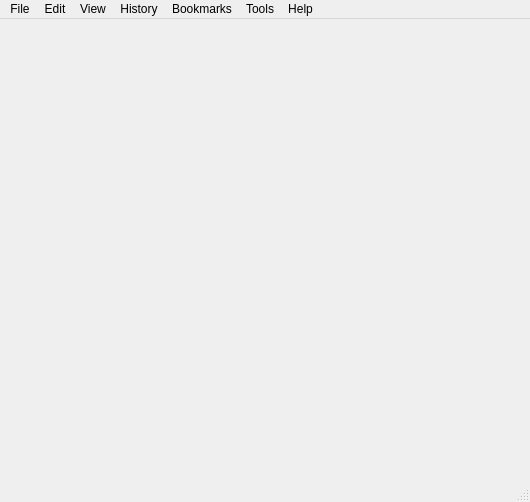
<?xml version="1.0" encoding="UTF-8"?>
<ui version="4.0">
 <class>MainWindow</class>
 <widget class="QMainWindow" name="MainWindow">
  <property name="geometry">
   <rect>
    <x>0</x>
    <y>0</y>
    <width>530</width>
    <height>502</height>
   </rect>
  </property>
  <property name="minimumSize">
   <size>
    <width>530</width>
    <height>502</height>
   </size>
  </property>
  <property name="maximumSize">
   <size>
    <width>530</width>
    <height>502</height>
   </size>
  </property>
  <property name="windowTitle">
   <string>MainWindow</string>
  </property>
  <property name="tabShape">
   <enum>QTabWidget::Rounded</enum>
  </property>
  <widget class="QWidget" name="centralWidget"/>
  <widget class="QMenuBar" name="menuBar">
   <property name="geometry">
    <rect>
     <x>0</x>
     <y>0</y>
     <width>530</width>
     <height>25</height>
    </rect>
   </property>
   <widget class="QMenu" name="menuFile">
    <property name="title">
     <string>File</string>
    </property>
    <addaction name="actionNew_Tab"/>
    <addaction name="actionNew_Window"/>
    <addaction name="actionNew_Private_Window"/>
    <addaction name="separator"/>
    <addaction name="actionOpenFile"/>
    <addaction name="separator"/>
    <addaction name="actionSave_Page_As"/>
    <addaction name="separator"/>
    <addaction name="actionPrint_Preview"/>
    <addaction name="actionPrint"/>
    <addaction name="separator"/>
    <addaction name="actionQuit"/>
   </widget>
   <widget class="QMenu" name="menuEdit">
    <property name="title">
     <string>Edit</string>
    </property>
    <addaction name="actionUndo"/>
    <addaction name="actionRedo"/>
    <addaction name="separator"/>
    <addaction name="actionCut"/>
    <addaction name="actionCopy"/>
    <addaction name="actionPaste"/>
    <addaction name="actionDelete"/>
    <addaction name="separator"/>
    <addaction name="actionSelect_All"/>
    <addaction name="separator"/>
    <addaction name="actionFind_Replace"/>
   </widget>
   <widget class="QMenu" name="menuView">
    <property name="title">
     <string>View</string>
    </property>
    <widget class="QMenu" name="menuPage_Look">
     <property name="enabled">
      <bool>false</bool>
     </property>
     <property name="title">
      <string>Page Look</string>
     </property>
     <addaction name="actionNo_Style"/>
     <addaction name="actionBasic"/>
    </widget>
    <widget class="QMenu" name="menuZoom">
     <property name="title">
      <string>Zoom</string>
     </property>
     <addaction name="actionZoom_In"/>
     <addaction name="actionZoom_Out"/>
     <addaction name="separator"/>
     <addaction name="actionReset"/>
    </widget>
    <addaction name="actionToolbars"/>
    <addaction name="actionSidebars"/>
    <addaction name="separator"/>
    <addaction name="menuZoom"/>
    <addaction name="menuPage_Look"/>
    <addaction name="separator"/>
    <addaction name="actionZoom_Text_Only"/>
    <addaction name="actionFull_Screen"/>
   </widget>
   <widget class="QMenu" name="menuHistory">
    <property name="title">
     <string>History</string>
    </property>
    <addaction name="actionShow_History"/>
    <addaction name="actionClear_Recent_History"/>
    <addaction name="separator"/>
    <addaction name="actionRestore_Previous_Session"/>
    <addaction name="actionRecently_Closed_Tabs"/>
   </widget>
   <widget class="QMenu" name="menuBookmarks">
    <property name="title">
     <string>Bookmarks</string>
    </property>
   </widget>
   <widget class="QMenu" name="menuTools">
    <property name="title">
     <string>Tools</string>
    </property>
    <widget class="QMenu" name="menuSpecial_Tools">
     <property name="title">
      <string>Special Tools</string>
     </property>
     <addaction name="actionScheduled_Shutdown_Timer"/>
     <addaction name="actionIP_Finder"/>
     <addaction name="actionTake_Screenshot"/>
     <addaction name="actionTransparent_View"/>
     <addaction name="actionVirtual_Keyboard"/>
    </widget>
    <widget class="QMenu" name="menuWeb_Developer">
     <property name="title">
      <string>Web Developer</string>
     </property>
     <addaction name="actionPage_Source"/>
     <addaction name="actionWeb_Console"/>
    </widget>
    <addaction name="actionDownloads"/>
    <addaction name="separator"/>
    <addaction name="actionEnable_Free_Page_Editor"/>
    <addaction name="separator"/>
    <addaction name="menuWeb_Developer"/>
    <addaction name="menuSpecial_Tools"/>
   </widget>
   <widget class="QMenu" name="menuHelp">
    <property name="title">
     <string>Help</string>
    </property>
    <addaction name="actionHelp"/>
    <addaction name="separator"/>
    <addaction name="actionShortcuts"/>
    <addaction name="separator"/>
    <addaction name="actionFeedback"/>
    <addaction name="separator"/>
    <addaction name="actionAbout_Aurora"/>
   </widget>
   <addaction name="menuFile"/>
   <addaction name="menuEdit"/>
   <addaction name="menuView"/>
   <addaction name="menuHistory"/>
   <addaction name="menuBookmarks"/>
   <addaction name="menuTools"/>
   <addaction name="menuHelp"/>
  </widget>
  <widget class="QStatusBar" name="statusBar"/>
  <action name="actionOpenFile">
   <property name="text">
    <string>Open File</string>
   </property>
  </action>
  <action name="actionQuit">
   <property name="text">
    <string>Quit</string>
   </property>
  </action>
  <action name="actionNew_Tab">
   <property name="text">
    <string>New Tab</string>
   </property>
   <property name="visible">
    <bool>false</bool>
   </property>
  </action>
  <action name="actionNew_Window">
   <property name="text">
    <string>New Window</string>
   </property>
  </action>
  <action name="actionFull_Screen">
   <property name="text">
    <string>Full Screen</string>
   </property>
  </action>
  <action name="actionVirtual_Keyboard">
   <property name="text">
    <string>Virtual-Keyboard</string>
   </property>
  </action>
  <action name="actionDownloads">
   <property name="enabled">
    <bool>false</bool>
   </property>
   <property name="text">
    <string>Downloads</string>
   </property>
  </action>
  <action name="actionScheduled_Shutdown_Timer">
   <property name="text">
    <string>Scheduled Shutdown Timer</string>
   </property>
  </action>
  <action name="actionIP_Finder">
   <property name="text">
    <string>IP-Finder</string>
   </property>
  </action>
  <action name="actionUndo">
   <property name="text">
    <string>Undo</string>
   </property>
  </action>
  <action name="actionRedo">
   <property name="text">
    <string>Redo</string>
   </property>
  </action>
  <action name="actionCut">
   <property name="text">
    <string>Cut</string>
   </property>
  </action>
  <action name="actionCopy">
   <property name="text">
    <string>Copy</string>
   </property>
  </action>
  <action name="actionPaste">
   <property name="text">
    <string>Paste</string>
   </property>
  </action>
  <action name="actionDelete">
   <property name="text">
    <string>Delete</string>
   </property>
  </action>
  <action name="actionFind_Replace">
   <property name="enabled">
    <bool>false</bool>
   </property>
   <property name="text">
    <string>Find/Replace</string>
   </property>
  </action>
  <action name="actionSelect_All">
   <property name="text">
    <string>Select All</string>
   </property>
  </action>
  <action name="actionToolbars">
   <property name="checkable">
    <bool>true</bool>
   </property>
   <property name="text">
    <string>Toolbar</string>
   </property>
  </action>
  <action name="actionSidebars">
   <property name="checkable">
    <bool>true</bool>
   </property>
   <property name="enabled">
    <bool>true</bool>
   </property>
   <property name="text">
    <string>Sidebar</string>
   </property>
  </action>
  <action name="actionNo_Style">
   <property name="checkable">
    <bool>true</bool>
   </property>
   <property name="text">
    <string>No-Style</string>
   </property>
  </action>
  <action name="actionBasic">
   <property name="checkable">
    <bool>true</bool>
   </property>
   <property name="text">
    <string>Basic Style</string>
   </property>
  </action>
  <action name="actionZoom_In">
   <property name="text">
    <string>Zoom In</string>
   </property>
  </action>
  <action name="actionZoom_Out">
   <property name="text">
    <string>Zoom Out</string>
   </property>
  </action>
  <action name="actionReset">
   <property name="text">
    <string>Reset</string>
   </property>
  </action>
  <action name="actionHelp">
   <property name="text">
    <string>Creation Help</string>
   </property>
  </action>
  <action name="actionTour">
   <property name="text">
    <string>Creation Tour</string>
   </property>
  </action>
  <action name="actionShortcuts">
   <property name="text">
    <string>Creation Shortcuts</string>
   </property>
  </action>
  <action name="actionFeedback">
   <property name="text">
    <string>Send Feedback</string>
   </property>
  </action>
  <action name="actionAbout_Aurora">
   <property name="text">
    <string>About Creation</string>
   </property>
  </action>
  <action name="actionEnable_Smart_Shortcuts">
   <property name="text">
    <string>Enable Smart Shortcuts</string>
   </property>
  </action>
  <action name="action_3">
   <property name="text">
    <string>Enable Free Page Editor</string>
   </property>
  </action>
  <action name="actionEnable_Free_Page_Editor">
   <property name="checkable">
    <bool>true</bool>
   </property>
   <property name="text">
    <string>Enable Content Editor</string>
   </property>
  </action>
  <action name="actionView_Source">
   <property name="text">
    <string>Page Source</string>
   </property>
  </action>
  <action name="actionPage_Source">
   <property name="text">
    <string>Page Source</string>
   </property>
  </action>
  <action name="actionSave_Page_As">
   <property name="text">
    <string>Save Page As</string>
   </property>
   <property name="visible">
    <bool>false</bool>
   </property>
  </action>
  <action name="actionZoom_Text_Only">
   <property name="checkable">
    <bool>true</bool>
   </property>
   <property name="enabled">
    <bool>true</bool>
   </property>
   <property name="text">
    <string>Zoom Text Only</string>
   </property>
  </action>
  <action name="actionShow_History">
   <property name="enabled">
    <bool>true</bool>
   </property>
   <property name="text">
    <string>Show All History</string>
   </property>
  </action>
  <action name="actionNew_Private_Window">
   <property name="text">
    <string>New Private Window</string>
   </property>
  </action>
  <action name="actionPrint_Preview">
   <property name="text">
    <string>Print Preview</string>
   </property>
  </action>
  <action name="actionPrint">
   <property name="text">
    <string>Print</string>
   </property>
  </action>
  <action name="actionClear_Recent_History">
   <property name="text">
    <string>Clear Recent History</string>
   </property>
  </action>
  <action name="actionRestore_Previous_Session">
   <property name="text">
    <string>Restore Previous Session</string>
   </property>
  </action>
  <action name="actionRecently_Closed_Tabs">
   <property name="text">
    <string>Recently Closed Tabs</string>
   </property>
  </action>
  <action name="actionWeb_Console">
   <property name="text">
    <string>Web Console</string>
   </property>
  </action>
  <action name="actionTake_Screenshot">
   <property name="text">
    <string>Take Screenshot</string>
   </property>
  </action>
  <action name="actionTransparent_View">
   <property name="checkable">
    <bool>true</bool>
   </property>
   <property name="text">
    <string>Transparent View</string>
   </property>
  </action>
 </widget>
 <layoutdefault spacing="6" margin="9"/>
 <resources/>
 <connections/>
</ui>
